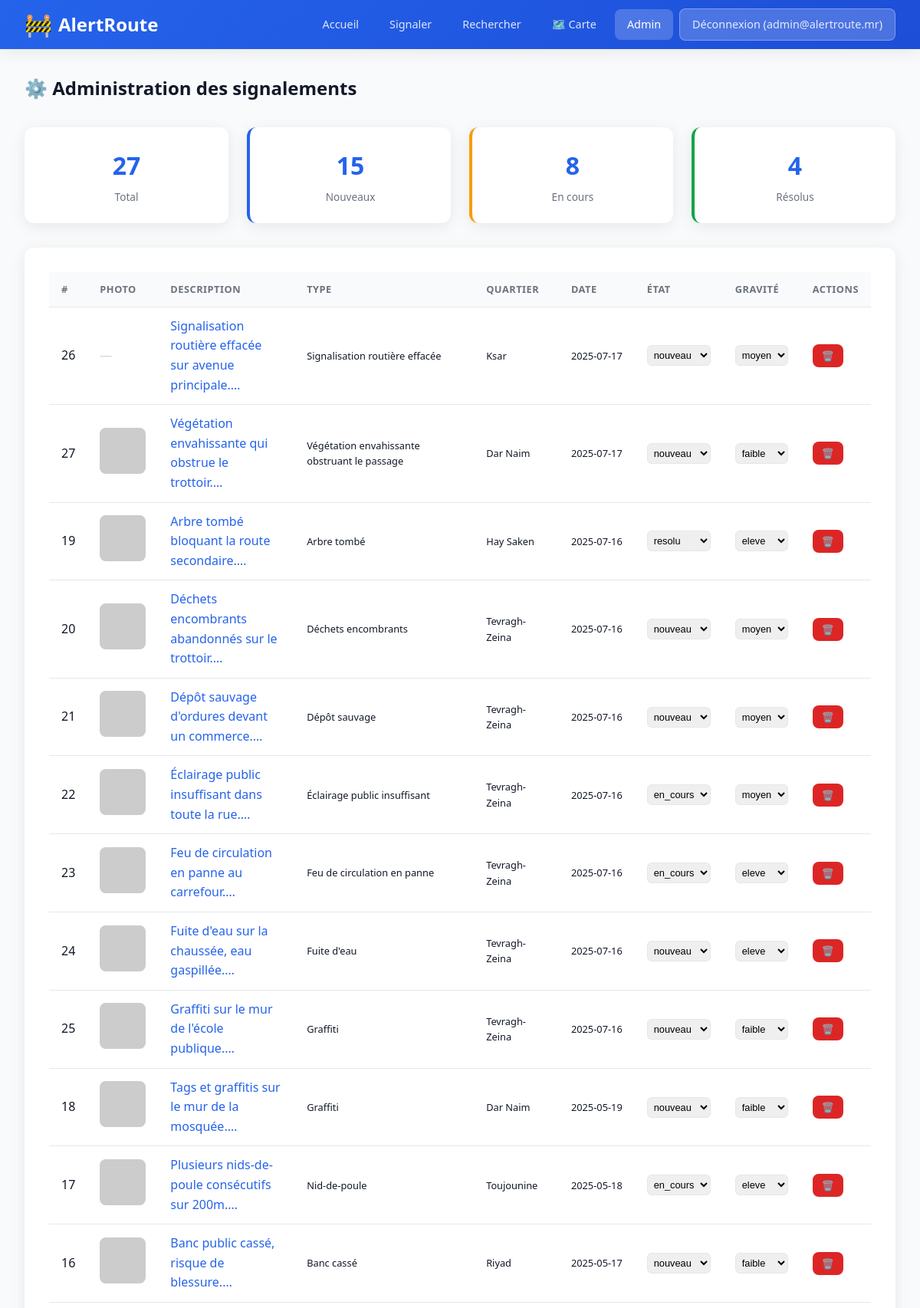
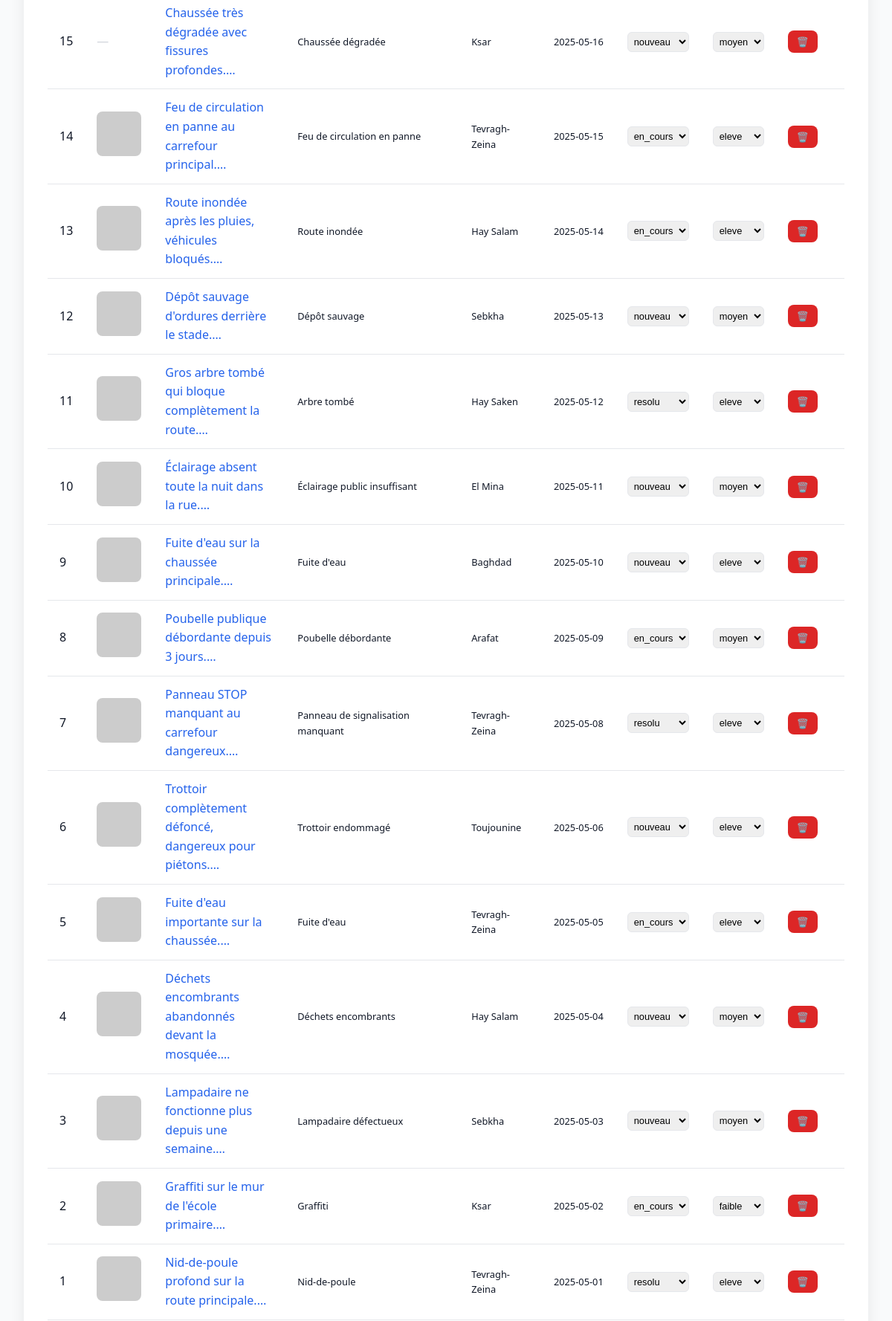
/all_signalements.php (signed in, upper part), run on the app's committed database (2 pictures, top to bottom).
### tables this page shows
CREATE TABLE signalement (
  id                INT UNSIGNED AUTO_INCREMENT PRIMARY KEY,
  description       TEXT NOT NULL,
  date_signalement  DATE NOT NULL,
  type_probleme_id  INT UNSIGNED,
  photo_id          INT UNSIGNED DEFAULT NULL,
  photo_id2         INT UNSIGNED DEFAULT NULL,
  photo_id3         INT UNSIGNED DEFAULT NULL,
  quartier_id       INT UNSIGNED,
  etat              ENUM('nouveau','en_cours','resolu','rejete') NOT NULL DEFAULT 'nouveau',
  niveau_de_gravite ENUM('faible','moyen','eleve') NOT NULL DEFAULT 'faible',
  latitude          DECIMAL(10,7),
  longitude         DECIMAL(10,7),
  utilisateur_id    INT UNSIGNED DEFAULT NULL,
  image_path        VARCHAR(500) DEFAULT NULL,
  FOREIGN KEY (type_probleme_id) REFERENCES typeprobleme(id) ON DELETE SET NULL,
  FOREIGN KEY (quartier_id)      REFERENCES quartier(id)      ON DELETE SET NULL,
  FOREIGN KEY (photo_id)         REFERENCES photo(id)          ON DELETE SET NULL,
  FOREIGN KEY (photo_id2)        REFERENCES photo(id)          ON DELETE SET NULL,
  FOREIGN KEY (photo_id3)        REFERENCES photo(id)          ON DELETE SET NULL
);

CREATE TABLE typeprobleme (
  id   INT UNSIGNED AUTO_INCREMENT PRIMARY KEY,
  nom  VARCHAR(100) NOT NULL UNIQUE
);

CREATE TABLE quartier (
  id        INT UNSIGNED AUTO_INCREMENT PRIMARY KEY,
  nom       VARCHAR(100) NOT NULL,
  ville_id  INT UNSIGNED NOT NULL,
  latitude  DECIMAL(10,7),
  longitude DECIMAL(10,7),
  FOREIGN KEY (ville_id) REFERENCES ville(id) ON DELETE CASCADE
);

### config.php (called while the page is built, shortened)
<?php
function sanitize($str) {
    return htmlspecialchars(trim($str), ENT_QUOTES, 'UTF-8');
}
?>

### all_signalements.php (the view, shortened to what this page needs)
<?php require_once 'config.php';
$signalements = $pdo->query("
    SELECT s.*, t.nom AS type_probleme, q.nom AS quartier, p.url AS photo_url
    FROM signalement s
    LEFT JOIN typeprobleme t ON t.id = s.type_probleme_id
    LEFT JOIN quartier q ON q.id = s.quartier_id
    LEFT JOIN photo p ON p.id = s.photo_id
    ORDER BY s.date_signalement DESC
")->fetchAll();
$total = count($signalements);
$byEtat = ['nouveau' => 0, 'en_cours' => 0, 'resolu' => 0, 'rejete' => 0];
foreach ($signalements as $s) { $byEtat[$s['etat']]++; }
?>
<!DOCTYPE html>
<html lang="fr">
<head>
    <link rel="stylesheet" href="css/style.css">
</head>
<body>
<div class="navbar">
    <a href="index.php" class="logo"><span>🚧</span> AlertRoute</a>
    <nav>
        <a href="index.php">Accueil</a>
        <a href="formulaire.php">Signaler</a>
        <a href="search.php">Rechercher</a>
        <a href="alertlocal.php">🗺️ Carte</a>
        <a href="all_signalements.php" class="active">Admin</a>
        <a href="logout.php" class="btn-nav">Déconnexion (<?= sanitize($_SESSION['email']) ?>)</a>
    </nav>
</div>
<div class="container">
    <h2>⚙️ Administration des signalements</h2>
    <div class="stats-grid" style="margin-bottom:2rem;">
        <div class="stat-card">
            <div class="stat-number"><?= $total ?></div>
            <div class="stat-label">Total</div>
        </div>
        <div class="stat-card" style="border-left:4px solid #2563eb;">
            <div class="stat-number"><?= $byEtat['nouveau'] ?></div>
            <div class="stat-label">Nouveaux</div>
        </div>
        <div class="stat-card" style="border-left:4px solid #f59e0b;">
            <div class="stat-number"><?= $byEtat['en_cours'] ?></div>
            <div class="stat-label">En cours</div>
        </div>
        <div class="stat-card" style="border-left:4px solid #16a34a;">
            <div class="stat-number"><?= $byEtat['resolu'] ?></div>
            <div class="stat-label">Résolus</div>
        </div>
    </div>
    <div class="card">
        <div class="table-wrapper">
            <table>
                <thead>
                    <tr>
                        <th>#</th>
                        <th>Photo</th>
                        <th>Description</th>
                        <th>Type</th>
                        <th>Quartier</th>
                        <th>Date</th>
                        <th>État</th>
                        <th>Gravité</th>
                        <th>Actions</th>
                    </tr>
                </thead>
                <tbody>
                <?php foreach ($signalements as $s): ?>
                    <tr>
                        <td><?= $s['id'] ?></td>
                        <td>
                            <?php if ($s['photo_url']): ?>
                                <img src="<?= sanitize($s['photo_url']) ?>"
                                     onerror="this.src='https://via.placeholder.com/60/e5e7eb/6b7280?text=—'">
                            <?php else: ?>
                                <span style="color:var(--gray-300);">—</span>
                            <?php endif; ?>
                        </td>
                        <td style="max-width:200px;">
                            <a href="report_details.php?id=<?= $s['id'] ?>" style="color:var(--primary);text-decoration:none;">
                                <?= sanitize(mb_substr($s['description'], 0, 60)) ?>…
                            </a>
                        </td>
                        <td style="font-size:0.8rem;"><?= sanitize($s['type_probleme'] ?? '—') ?></td>
                        <td style="font-size:0.8rem;"><?= sanitize($s['quartier'] ?? '—') ?></td>
                        <td style="font-size:0.8rem;white-space:nowrap;"><?= $s['date_signalement'] ?></td>
                        <td>
                            <form method="POST" style="display:inline;">
                                <select name="etat" onchange="this.form.submit()" style="padding:4px;border-radius:6px;border:1px solid var(--gray-200);font-size:0.8rem;">
                                    <?php foreach (['nouveau','en_cours','resolu','rejete'] as $e): ?>
                                        <option value="<?= $e ?>" <?= $s['etat'] === $e ? 'selected' : '' ?>><?= $e ?></option>
                                    <?php endforeach; ?>
                                </select>
                            </form>
                        </td>
                        <td>
                            <form method="POST" style="display:inline;">
                                <select name="gravite" onchange="this.form.submit()" style="padding:4px;border-radius:6px;border:1px solid var(--gray-200);font-size:0.8rem;">
                                    <?php foreach (['faible','moyen','eleve'] as $g): ?>
                                        <option value="<?= $g ?>" <?= $s['niveau_de_gravite'] === $g ? 'selected' : '' ?>><?= $g ?></option>
                                    <?php endforeach; ?>
                                </select>
                            </form>
                        </td>
                        <td>
                            <form method="POST" style="display:inline;"
                                  onsubmit="return confirm('Supprimer ce signalement ?');">
                                <button type="submit" class="btn btn-sm btn-danger">🗑️</button>
                            </form>
                        </td>
                    </tr>
                <?php endforeach; ?>
                </tbody>
            </table>
        </div>
    </div>
</div>
</body>
</html>

### css/style.css (style rules this page uses)
* { margin: 0; padding: 0; box-sizing: border-box; }
:root { --primary: #2563eb; --primary-dark: #1d4ed8; --danger: #dc2626; --warning: #f59e0b; --success: #16a34a; --gray-50: #f9fafb; --gray-100: #f3f4f6; --gray-200: #e5e7eb; --gray-300: #d1d5db; --gray-500: #6b7280; --gray-700: #374151; --gray-900: #111827; --radius: 12px; --shadow: 0 4px 20px rgba(0,0,0,0.08); --shadow-lg: 0 10px 40px rgba(0,0,0,0.12); }
body { font-family: 'Segoe UI', system-ui, -apple-system, sans-serif; background: var(--gray-50); color: var(--gray-900); line-height: 1.6; }
.navbar { background: linear-gradient(135deg, var(--primary), var(--primary-dark)); padding: 0 2rem; display: flex; justify-content: space-between; align-items: center; height: 64px; box-shadow: var(--shadow); position: sticky; top: 0; z-index: 1000; }
.navbar .logo { color: white; font-size: 1.5rem; font-weight: 800; text-decoration: none; display: flex; align-items: center; gap: 8px; }
.navbar .logo span { font-size: 1.8rem; }
.navbar nav { display: flex; gap: 0.5rem; align-items: center; }
.navbar nav a { color: rgba(255,255,255,0.85); text-decoration: none; padding: 8px 16px; border-radius: 8px; font-size: 0.9rem; font-weight: 500; transition: all 0.2s; }
.navbar nav a:hover, .navbar nav a.active { background: rgba(255,255,255,0.2); color: white; }
.navbar nav a.btn-nav { background: rgba(255,255,255,0.2); border: 1px solid rgba(255,255,255,0.3); }
.container { max-width: 1200px; margin: 0 auto; padding: 2rem; }
.card { background: white; border-radius: var(--radius); box-shadow: var(--shadow); padding: 2rem; margin-bottom: 1.5rem; }
.stats-grid { display: grid; grid-template-columns: repeat(auto-fit, minmax(200px, 1fr)); gap: 1.5rem; margin: 2rem 0; }
.stat-card { background: white; border-radius: var(--radius); padding: 1.5rem; text-align: center; box-shadow: var(--shadow); transition: transform 0.2s; }
.stat-card .stat-number { font-size: 2rem; font-weight: 800; color: var(--primary); }
.stat-card .stat-label { color: var(--gray-500); font-size: 0.85rem; margin-top: 4px; }
.btn { display: inline-flex; align-items: center; gap: 8px; padding: 10px 20px; border: none; border-radius: 8px; font-size: 0.95rem; font-weight: 600; cursor: pointer; text-decoration: none; transition: all 0.2s; font-family: inherit; }
.btn-danger { background: var(--danger); color: white; }
.btn-sm { padding: 6px 12px; font-size: 0.8rem; }
.table-wrapper { overflow-x: auto; }
table { width: 100%; border-collapse: collapse; }
table th, table td { padding: 12px 16px; text-align: left; border-bottom: 1px solid var(--gray-200); }
table th { background: var(--gray-50); font-weight: 700; font-size: 0.8rem; text-transform: uppercase; color: var(--gray-500); letter-spacing: 0.5px; }
table img { width: 60px; height: 60px; object-fit: cover; border-radius: 8px; }

### data on the page
signalement: id "26", description "Signalisation routière effacée sur avenue principale.", type_probleme.nom "Signalisation routière effacée", quartier.nom "Ksar", date_signalement "2025-07-17", etat "nouveau", gravite "moyen"
signalement: id "27", description "Végétation envahissante qui obstrue le trottoir.", type_probleme.nom "Végétation envahissante obstruant le passage", quartier.nom "Dar Naim", date_signalement "2025-07-17", etat "nouveau", gravite "faible"
signalement: id "19", description "Arbre tombé bloquant la route secondaire.", type_probleme.nom "Arbre tombé", quartier.nom "Hay Saken", date_signalement "2025-07-16", etat "resolu", gravite "eleve"
signalement: id "20", description "Déchets encombrants abandonnés sur le trottoir.", type_probleme.nom "Déchets encombrants", quartier.nom "Tevragh-Zeina", date_signalement "2025-07-16", etat "nouveau", gravite "moyen"
signalement: id "21", description "Dépôt sauvage d'ordures devant un commerce.", type_probleme.nom "Dépôt sauvage", quartier.nom "Tevragh-Zeina", date_signalement "2025-07-16", etat "nouveau", gravite "moyen"
signalement: id "22", description "Éclairage public insuffisant dans toute la rue.", type_probleme.nom "Éclairage public insuffisant", quartier.nom "Tevragh-Zeina", date_signalement "2025-07-16", etat "en_cours", gravite "moyen"
signalement: id "23", description "Feu de circulation en panne au carrefour.", type_probleme.nom "Feu de circulation en panne", quartier.nom "Tevragh-Zeina", date_signalement "2025-07-16", etat "en_cours", gravite "eleve"
signalement: id "24", description "Fuite d'eau sur la chaussée, eau gaspillée.", type_probleme.nom "Fuite d'eau", quartier.nom "Tevragh-Zeina", date_signalement "2025-07-16", etat "nouveau", gravite "eleve"
signalement: id "25", description "Graffiti sur le mur de l'école publique.", type_probleme.nom "Graffiti", quartier.nom "Tevragh-Zeina", date_signalement "2025-07-16", etat "nouveau", gravite "faible"
signalement: id "18", description "Tags et graffitis sur le mur de la mosquée.", type_probleme.nom "Graffiti", quartier.nom "Dar Naim", date_signalement "2025-05-19", etat "nouveau", gravite "faible"
signalement: id "17", description "Plusieurs nids-de-poule consécutifs sur 200m.", type_probleme.nom "Nid-de-poule", quartier.nom "Toujounine", date_signalement "2025-05-18", etat "en_cours", gravite "eleve"
signalement: id "16", description "Banc public cassé, risque de blessure.", type_probleme.nom "Banc cassé", quartier.nom "Riyad", date_signalement "2025-05-17", etat "nouveau", gravite "faible"
signalement: id "15", description "Chaussée très dégradée avec fissures profondes.", type_probleme.nom "Chaussée dégradée", quartier.nom "Ksar", date_signalement "2025-05-16", etat "nouveau", gravite "moyen"
signalement: id "14", description "Feu de circulation en panne au carrefour principal.", type_probleme.nom "Feu de circulation en panne", quartier.nom "Tevragh-Zeina", date_signalement "2025-05-15", etat "en_cours", gravite "eleve"
signalement: id "13", description "Route inondée après les pluies, véhicules bloqués.", type_probleme.nom "Route inondée", quartier.nom "Hay Salam", date_signalement "2025-05-14", etat "en_cours", gravite "eleve"
signalement: id "12", description "Dépôt sauvage d'ordures derrière le stade.", type_probleme.nom "Dépôt sauvage", quartier.nom "Sebkha", date_signalement "2025-05-13", etat "nouveau", gravite "moyen"
signalement: id "11", description "Gros arbre tombé qui bloque complètement la route.", type_probleme.nom "Arbre tombé", quartier.nom "Hay Saken", date_signalement "2025-05-12", etat "resolu", gravite "eleve"
signalement: id "10", description "Éclairage absent toute la nuit dans la rue.", type_probleme.nom "Éclairage public insuffisant", quartier.nom "El Mina", date_signalement "2025-05-11", etat "nouveau", gravite "moyen"
signalement: id "9", description "Fuite d'eau sur la chaussée principale.", type_probleme.nom "Fuite d'eau", quartier.nom "Baghdad", date_signalement "2025-05-10", etat "nouveau", gravite "eleve"
signalement: id "8", description "Poubelle publique débordante depuis 3 jours.", type_probleme.nom "Poubelle débordante", quartier.nom "Arafat", date_signalement "2025-05-09", etat "en_cours", gravite "moyen"
signalement: id "7", description "Panneau STOP manquant au carrefour dangereux.", type_probleme.nom "Panneau de signalisation manquant", quartier.nom "Tevragh-Zeina", date_signalement "2025-05-08", etat "resolu", gravite "eleve"
signalement: id "6", description "Trottoir complètement défoncé, dangereux pour piétons.", type_probleme.nom "Trottoir endommagé", quartier.nom "Toujounine", date_signalement "2025-05-06", etat "nouveau", gravite "eleve"
signalement: id "5", description "Fuite d'eau importante sur la chaussée.", type_probleme.nom "Fuite d'eau", quartier.nom "Tevragh-Zeina", date_signalement "2025-05-05", etat "en_cours", gravite "eleve"
signalement: id "4", description "Déchets encombrants abandonnés devant la mosquée.", type_probleme.nom "Déchets encombrants", quartier.nom "Hay Salam", date_signalement "2025-05-04", etat "nouveau", gravite "moyen"
signalement: id "3", description "Lampadaire ne fonctionne plus depuis une semaine.", type_probleme.nom "Lampadaire défectueux", quartier.nom "Sebkha", date_signalement "2025-05-03", etat "nouveau", gravite "moyen"
signalement: id "2", description "Graffiti sur le mur de l'école primaire.", type_probleme.nom "Graffiti", quartier.nom "Ksar", date_signalement "2025-05-02", etat "en_cours", gravite "faible"
signalement: id "1", description "Nid-de-poule profond sur la route principale.", type_probleme.nom "Nid-de-poule", quartier.nom "Tevragh-Zeina", date_signalement "2025-05-01", etat "resolu", gravite "eleve"

### other printed values
$_SESSION['email'] "admin@alertroute.mr"
$total "27"
$byEtat['nouveau'] "15"
$byEtat['en_cours'] "8"
$byEtat['resolu'] "4"
